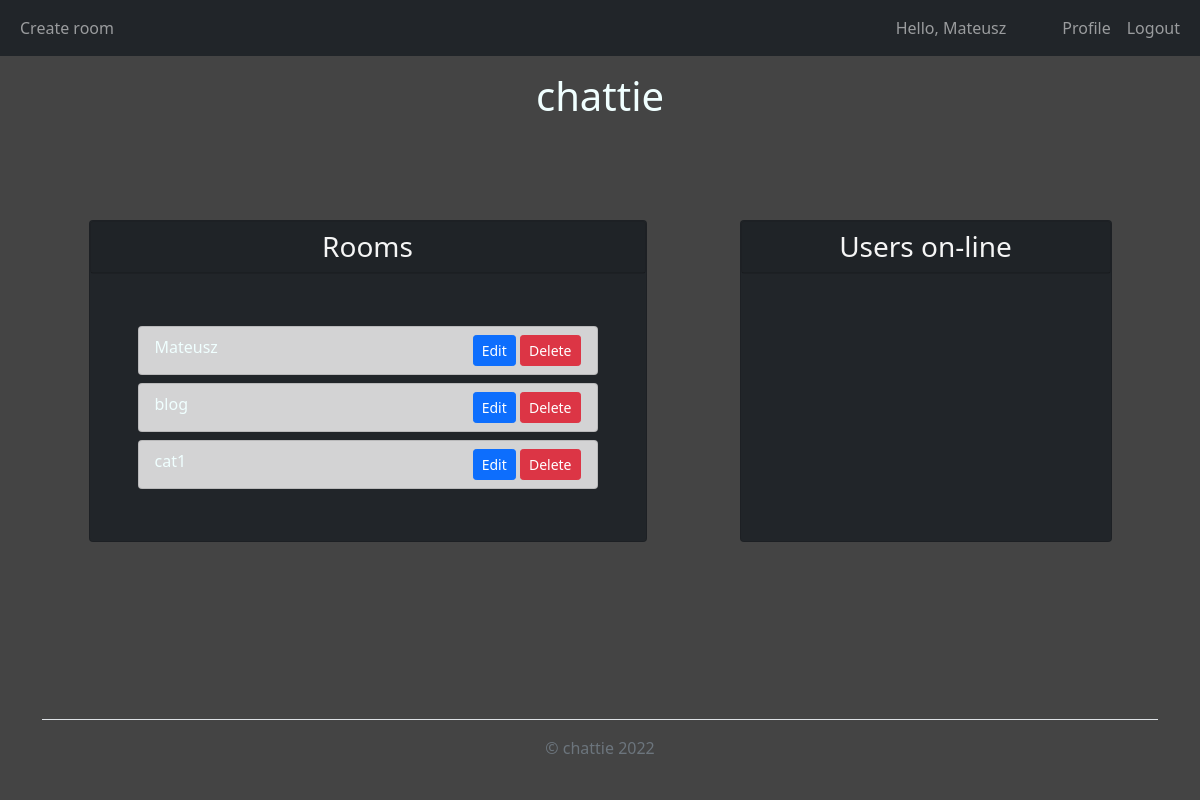
Screenshot of / (signed in) with the database file from the repository.
### chattie/models.py (models this page shows, shortened)
class User(db.Model, UserMixin):
    __tablename__ = 'user'
    id = db.Column(db.Integer, primary_key=True)
    username = db.Column(db.String(20), unique=True, nullable=False)
    email = db.Column(db.String(120), unique=True, nullable=False)
    image_file = db.Column(db.String(20), nullable=False, default='default.jpg')
    password = db.Column(db.String(60), nullable=False)
    created = db.Column(db.DateTime, nullable=False, default=datetime.utcnow)
    room_id = db.Column(db.Integer, db.ForeignKey('room.id'))
    message_id = db.Column(db.Integer, db.ForeignKey('message.id'))
    rooms = db.relationship('Room', foreign_keys=[room_id])
    messages = db.relationship('Message', foreign_keys=[message_id])

class Room(db.Model):
    __tablename__ = 'room'
    id = db.Column(db.Integer, primary_key=True)
    name = db.Column(db.String(20), nullable=False, unique=True)
    message_id = db.Column(db.Integer, db.ForeignKey('message.id'))
    participants = db.relationship('User', secondary=user_identifier)
    messages = db.relationship('Message', foreign_keys=[message_id], cascade="all,delete")
    creator_id = db.Column(db.Integer, db.ForeignKey('user.id'), nullable=False)
    created = db.Column(db.DateTime, nullable=False, default=datetime.utcnow)

### chattie/routes.py (the view)
@app.route("/")
def home():
    if not current_user.is_authenticated:
        return redirect(url_for('login'))
    rooms = Room.query.all()
    global clients
    return render_template('home.html',
                           title='home',
                           rooms=rooms,
                           clients=clients)

### chattie/models.py (called while the page is built)
@login_manager.user_loader
def load_user(user_id):
    return User.query.get(int(user_id))

### chattie/templates/home.html (shortened to what this page needs)
{% extends "main.html" %}
{% block content %}
<div class="container d-flex justify-content-around my-auto">
    <div class="card col-md-6 bg-dark">
        <div class="card text-center bg-dark">
            <h3 class=" fw-normal card-text card-header ">Rooms</h3>
        </div>
        <div class="p-5">
        {% for room in rooms %}
        <div class="list-group">
            <div class="list-group-item list-group-item-action list-group-item-dark my-1 d-flex justify-content-between">
                <a id="{{ room.name }}" class="room_join" href="{{ url_for('room', room_name=room.name) }}" >{{ room.name }}</a>
                {% if room.creator_id == current_user.id %}
                <div>
                    <a class="btn btn-primary btn-sm" href="{{ url_for('update_room', room_name=room.name) }}" role="button">Edit</a>
                    <a class="btn btn-danger btn-sm" href="{{ url_for('delete_room', room_name=room.name) }}" role="button">Delete</a>
                </div>
                {% endif %}
            </div>
        </div>
        {% endfor %}
        </div>
    </div>
    <div class="card col-md-4 bg-dark">
        <div class="card text-center bg-dark">
            <h3 class=" fw-normal card-text card-header">Users on-line</h3>
        </div>
        <div class="p-5" id="users">
        </div>
    </div>
</div>
{% endblock %}

### chattie/templates/layout/navbar.html (shortened to what this page needs)
{% if current_user.is_authenticated %}
  <nav class="navbar navbar-expand-lg navbar-dark  bg-dark">
    <div class="container-fluid">
      <div class="collapse navbar-collapse" id="navbarSupportedContent">
      <ul class="navbar-nav me-auto mb-2 mb-lg-0">
        <li class='nav-item'>
          <a class='nav-link' href="{{ url_for('create_room') }}">Create room</a>
        </li>
      </ul>
        <ul class="navbar-nav ms-auto mb-2 mb-lg-0">
          <li>
            <p class="navbar-text me-5 my-auto">Hello, {{current_user.username}}</p>
          </li>
          <li class="nav-item">
            <a class="nav-link" href="#">Profile</a>
          </li>
          <li>
            <a class="nav-link" href="{{ url_for('logout') }}">Logout</a>
          </li>
        </ul>
      </div>
    </div>
  </nav>
{% endif %}

### chattie/static/css/main.css (style rules this page uses)
body { background-color: #444; color: whitesmoke; }
a { color: azure; text-decoration: none; }

### rows the page displays
User: username "Mateusz"
Room: name "Mateusz"
Room: name "blog"
Room: name "cat1"
